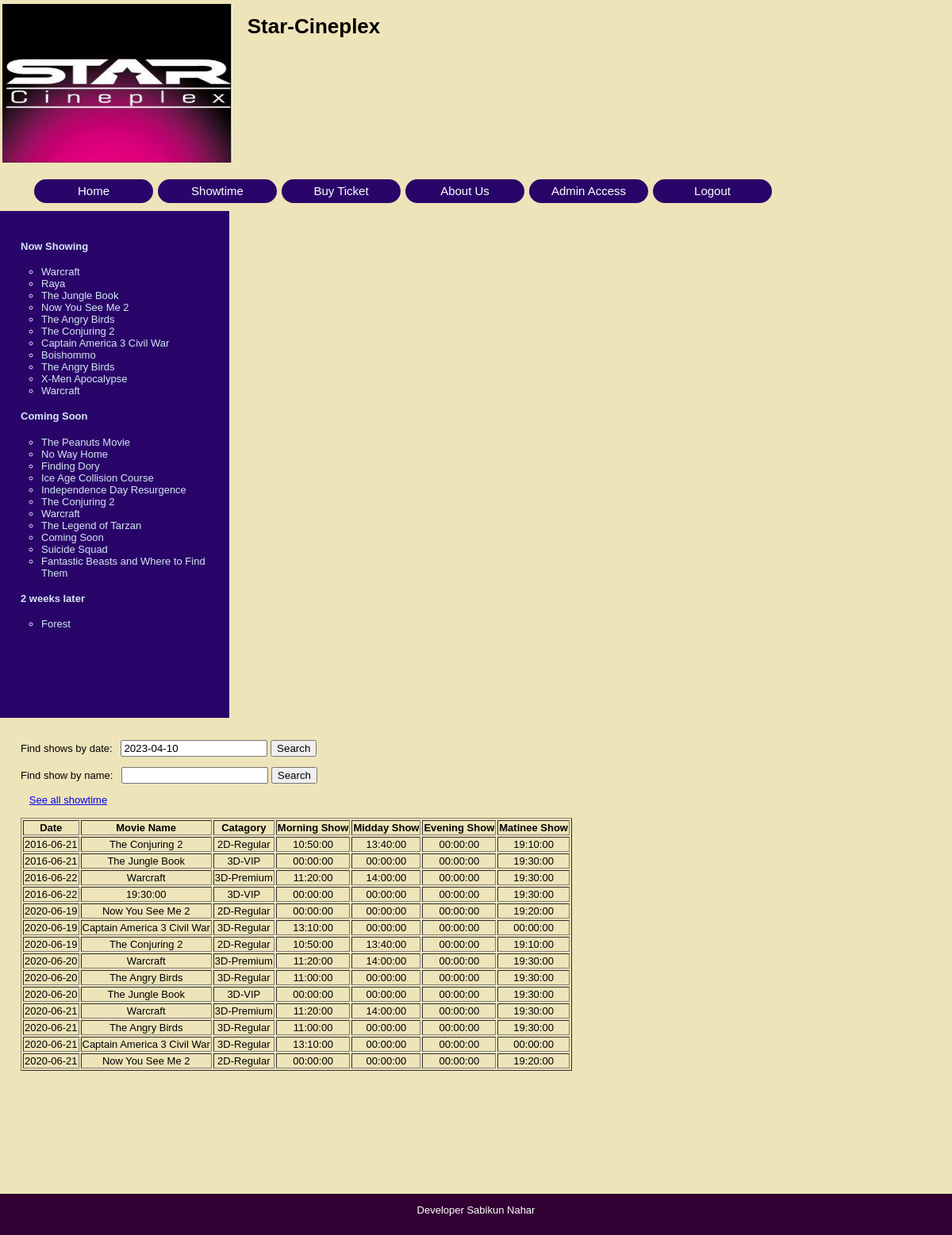
The app's page /showtime.php with its own data.
### tables this page shows
CREATE TABLE `subjects` (
  `id` int(11) NOT NULL,
  `menu_name` varchar(30) NOT NULL,
  `position` int(3) NOT NULL,
  `visible` tinyint(1) NOT NULL
);

CREATE TABLE `pages` (
  `id` int(11) NOT NULL,
  `subject_id` int(11) NOT NULL,
  `menu_name` text NOT NULL,
  `position` int(3) NOT NULL,
  `visible` tinyint(1) NOT NULL,
  `content` varchar(1000) NOT NULL
);

CREATE TABLE `showtime` (
  `id` int(11) NOT NULL,
  `show_date` date NOT NULL,
  `name` text NOT NULL,
  `catagory` text NOT NULL,
  `morning` time DEFAULT NULL,
  `midday` time DEFAULT NULL,
  `evening` time DEFAULT NULL,
  `matinee` time DEFAULT NULL
);

### public/showtime.php (the view, shortened to what this page needs)
<?php require_once("../includes/db_connection.php"); ?>
<?php require_once("../includes/functions.php"); ?>
<?php include("../includes/layouts/header.php"); ?>
<?php
	if(isset($_POST['bydate'])){
		$s_date = $_POST['date'];
		$query = "SELECT * FROM showtime WHERE show_date = '{$s_date}'";
		$db = mysqli_query($connection, $query);
		if(!$db){
			echo "Error -_-";
		}
	} else{
		$query = "SELECT * FROM showtime ORDER BY show_date ASC";
		$db = mysqli_query($connection, $query);
	}
?>
<div id="main">
	<div id="navigation">
		<?php echo public_navigation($current_subject, $current_page);?>
	</div>
	<div id="page">
		<br />
		<form action="showtime.php" method="post">
			<p>Find shows by date: &nbsp;
				<input type="text" name="date" value="<?php echo gmdate("Y-m-d"); ?>" />
				<input type="submit" name="bydate" value="Search" />
			</p>
			<p>Find show by name: &nbsp;
				<input type="text" name="movie_title" value="" />
				<input type="submit" name="bytitle" value="Search" />
			</p>
			<a href="showtime.php">See all showtime</a>
		</form>
		<br />
				<table border="1" id="time-table">
					<tr>
						<th>Date</th>
						<th>Movie Name</th>
						<th>Catagory</th>
						<th>Morning Show</th>
						<th>Midday Show</th>
						<th>Evening Show</th>
						<th>Matinee Show</th>
					</tr>
					<?php
						while($row = mysqli_fetch_array($db))
						{
							echo "<tr><td>$row[1]</td>";
							echo "<td>$row[2]</td>";
							echo "<td>$row[3]</td>";
							echo "<td>$row[4]</td>";
							echo "<td>$row[5]</td>";
							echo "<td>$row[6]</td>";
							echo "<td>$row[7]</td></tr>";
						}
					?>
				</table>
	</div>
</div>
<?php include("../includes/layouts/footer.php"); ?>

### includes/functions.php (shortened to what this page needs)
<?php
	function find_all_subjects($public=true){
		global $connection;
		$query  = "SELECT * ";
		$query .= "FROM subjects ";
		if($public){
			$query .= "WHERE visible = 1 ";
		}
		$query .= "ORDER BY position ASC";
		$subject_set = mysqli_query($connection, $query);
		return $subject_set;
	}
	function find_selected_page($public=false){
		if(isset($_GET["subject"])){
			$current_subject = find_subject_by_id($_GET["subject"], $public);
			if($current_subject && $public){
				$current_page = find_default_page_for_subject($current_subject["id"]);
			}else{
				$current_page = null;
			}
		}elseif(isset($_GET["page"])){
			$current_page = find_page_by_id($_GET["page"], $public);
			$current_subject = null;
		}else{
			$current_subject = null;
			$current_page = null;
		}
	}
	function find_pages_for_subject($subject_id, $public=true){
		global $connection;
		$query  = "SELECT * ";
		$query .= "FROM pages ";
		$query .= "WHERE subject_id = {$subject_id} ";
		if($public){
			$query .= "AND visible = 1 ";
		}
		$query .= "ORDER BY position ASC";
		$page_set = mysqli_query($connection, $query);
		return $page_set;
	}
	function public_navigation($current_subject, $current_page){
		$output = "<ul class=\"subjects\">";
		$subject_set = find_all_subjects();
		while($subject = mysqli_fetch_assoc($subject_set)){
			$output .= "<li";
			$output .= ">";
			$output .= "<h4><a href=\"index.php?subject=";
			$output .= urlencode($subject["id"]);
			$output .= "\">";
			$output .= $subject["menu_name"];
			$output .= "</a></h4>";
				$page_set = find_pages_for_subject($subject["id"]);
				$output .= "<ul class=\"pages\">";
				while($page = mysqli_fetch_assoc($page_set)){
					$output .= "<li";
					$output .= ">";
					$output .= "<a href=\"index.php?page=";
					$output .= urlencode($page["id"]);
					$output .= "\">";
					$output .= $page["menu_name"];
					$output .= "</a></li>";
				}
				$output .= "</ul>";
			$output .= "</li>";
		}
		$output .= "</ul>";
		return $output;
	}
?>

### public/stylesheets/public.css (style rules this page uses)
body { width: 100%; height: 100%; margin: 0; padding: 0; border: 0; font-family: Verdana, Arial, Helvetica, sans-serif; font-size: 13px; line-height: 15px; background: #EEE4B9; }
#main { height: 600px; width: 100%; margin: 0; padding: 0; background: #EEE4B9; }
#navigation { float: left; height: 100%; width:250px; margin-top: 100px; padding: 1.5em; margin: 0; background: #1A446C; color: #D4E6F4; }
#navigation a { color: #D4E6F4; text-decoration: none; }
ul.subjects { margin: .5em; padding-left: 0; list-style: none; }
ul.pages { padding-left: 2em; list-style: circle; font-weight: normal; }
#page { height: 100%; float: left; width:1020px; padding-left: 2em; vertical-align: top; background: #EEE4B9; }
#time-table { text-align: center; vertical-align:middle; }

### includes/layouts/header.php (style rules this page uses)
#navigation { background: #2a0569 !important; }

### records on screen
subjects: value "Now Showing"
pages: value "Warcraft"
pages: value "Raya"
pages: value "The Jungle Book"
pages: value "Now You See Me 2"
pages: value "The Angry Birds"
pages: value "The Conjuring 2"
pages: value "Captain America 3 Civil War"
pages: value "Boishommo"
pages: value "The Angry Birds"
pages: value "X-Men Apocalypse"
pages: value "Warcraft"
subjects: value "Coming Soon"
pages: value "The Peanuts Movie"
pages: value "No Way Home"
pages: value "Finding Dory"
pages: value "Ice Age Collision Course"
pages: value "Independence Day Resurgence"
pages: value "The Conjuring 2"
pages: value "Warcraft"
pages: value "The Legend of Tarzan"
pages: value "Coming Soon"
pages: value "Suicide Squad"
pages: value "Fantastic Beasts and Where to Find Them"
subjects: value "2 weeks later"
pages: value "Forest"
showtime: show_date "2016-06-21", name "The Conjuring 2", catagory "2D-Regular", morning "10:50:00", midday "13:40:00", evening "00:00:00", matinee "19:10:00"
showtime: show_date "2016-06-21", name "The Jungle Book", catagory "3D-VIP", morning "00:00:00", midday "00:00:00", evening "00:00:00", matinee "19:30:00"
showtime: show_date "2016-06-22", name "Warcraft", catagory "3D-Premium", morning "11:20:00", midday "14:00:00", evening "00:00:00", matinee "19:30:00"
showtime: show_date "2016-06-22", name "19:30:00", catagory "3D-VIP", morning "00:00:00", midday "00:00:00", evening "00:00:00", matinee "19:30:00"
showtime: show_date "2020-06-19", name "Now You See Me 2", catagory "2D-Regular", morning "00:00:00", midday "00:00:00", evening "00:00:00", matinee "19:20:00"
showtime: show_date "2020-06-19", name "Captain America 3 Civil War", catagory "3D-Regular", morning "13:10:00", midday "00:00:00", evening "00:00:00", matinee "00:00:00"
showtime: show_date "2020-06-19", name "The Conjuring 2", catagory "2D-Regular", morning "10:50:00", midday "13:40:00", evening "00:00:00", matinee "19:10:00"
showtime: show_date "2020-06-20", name "Warcraft", catagory "3D-Premium", morning "11:20:00", midday "14:00:00", evening "00:00:00", matinee "19:30:00"
showtime: show_date "2020-06-20", name "The Angry Birds", catagory "3D-Regular", morning "11:00:00", midday "00:00:00", evening "00:00:00", matinee "19:30:00"
showtime: show_date "2020-06-20", name "The Jungle Book", catagory "3D-VIP", morning "00:00:00", midday "00:00:00", evening "00:00:00", matinee "19:30:00"
showtime: show_date "2020-06-21", name "Warcraft", catagory "3D-Premium", morning "11:20:00", midday "14:00:00", evening "00:00:00", matinee "19:30:00"
showtime: show_date "2020-06-21", name "The Angry Birds", catagory "3D-Regular", morning "11:00:00", midday "00:00:00", evening "00:00:00", matinee "19:30:00"
showtime: show_date "2020-06-21", name "Captain America 3 Civil War", catagory "3D-Regular", morning "13:10:00", midday "00:00:00", evening "00:00:00", matinee "00:00:00"
showtime: show_date "2020-06-21", name "Now You See Me 2", catagory "2D-Regular", morning "00:00:00", midday "00:00:00", evening "00:00:00", matinee "19:20:00"
